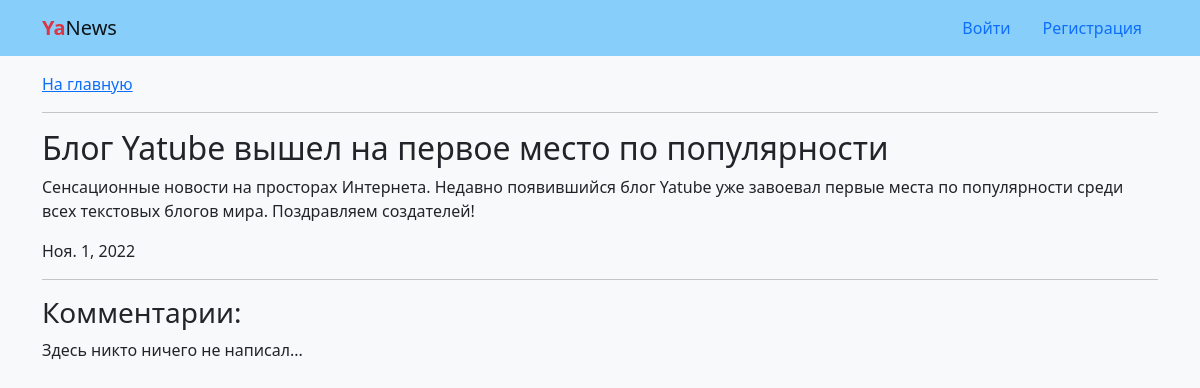
The page /news/1/ on the database its author committed.
### news/models.py (models this page shows, shortened)
class News(models.Model):
    title = models.CharField(max_length=50)
    text = models.TextField()
    date = models.DateField(default=datetime.today)
    class Meta:
        ordering = ('-date',)
        verbose_name_plural = 'Новости'
        verbose_name = 'Новость'

### news/views.py (the view, shortened to what this page needs)
# urls.py: path('news/<int:pk>/', views.NewsDetailView.as_view(), name='detail'),
class NewsDetailView(generic.View):
    def get(self, request, *args, **kwargs):
        view = NewsDetail.as_view()
        return view(request, *args, **kwargs)

### news/views.py (called while the page is built)
    def get_object(self, queryset=None):
        obj = get_object_or_404(
            self.model.objects.prefetch_related('comment_set__author'),
            pk=self.kwargs['pk']
        )
        return obj

    def get_context_data(self, **kwargs):
        context = super().get_context_data(**kwargs)
        if self.request.user.is_authenticated:
            context['form'] = CommentForm()
        return context

### templates/news/detail.html (shortened to what this page needs)
{% extends "base.html" %}
{% block content %}
  <a href="{% url 'news:home' %}">На главную</a>
  <hr>
  <h2>{{ news.title }}</h2>
  <p>{{ news.text }}</p>
  <p>{{ news.date }}</p>
  <hr>
  <h3 id="comments">Комментарии:</h3>
  {% for comment in news.comment_set.all %}
    <div>
      <b>{{ comment.author }}</b>, <b>{{ comment.created }}</b>
      <p class="mb-0">{{ comment.text|linebreaksbr }}</p>
      {% if comment.author == user %}
        <a href="{% url 'news:edit' comment.pk %}">Редактировать</a> |
        <a href="{% url 'news:delete' comment.pk %}">Удалить</a>
      {% endif %}
    </div>
    <br>
  {% empty %}
    <p>Здесь никто ничего не написал...</p>
  {% endfor %}
{% endblock content %}

### rows shown on the page
News: title "Блог Yatube вышел на первое место по популярности", text "Сенсационные новости на просторах Интернета. Недавно появившийся блог Yatube уже завоевал первые места по популярности среди всех текстовых блогов мира. Поздравляем создателей!", date "Ноя. 1, 2022"
